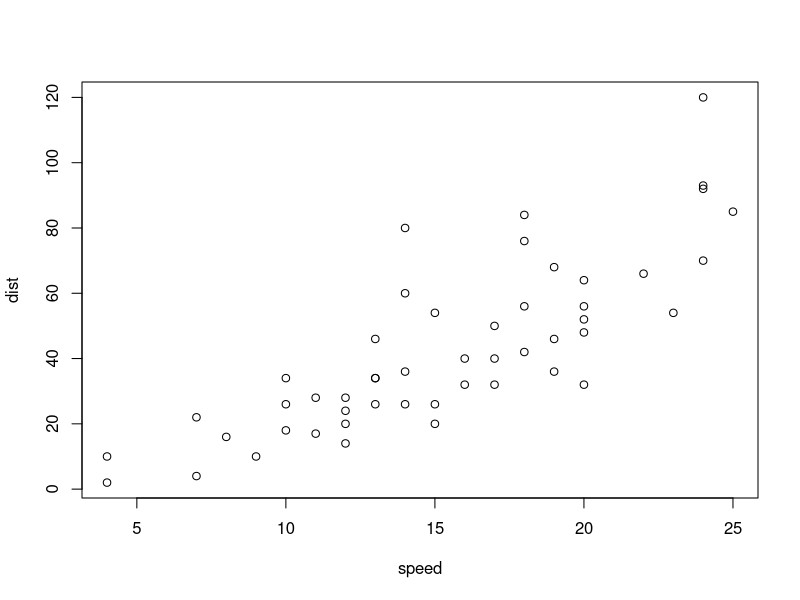
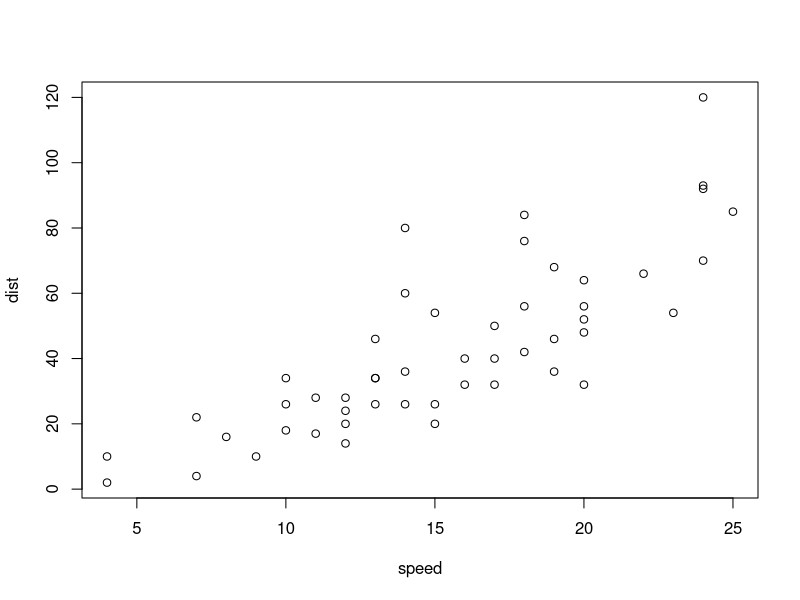
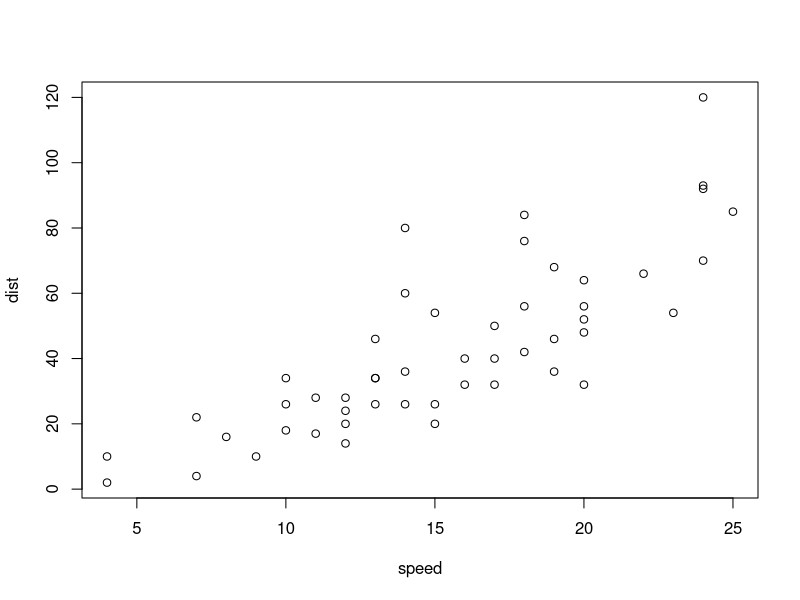
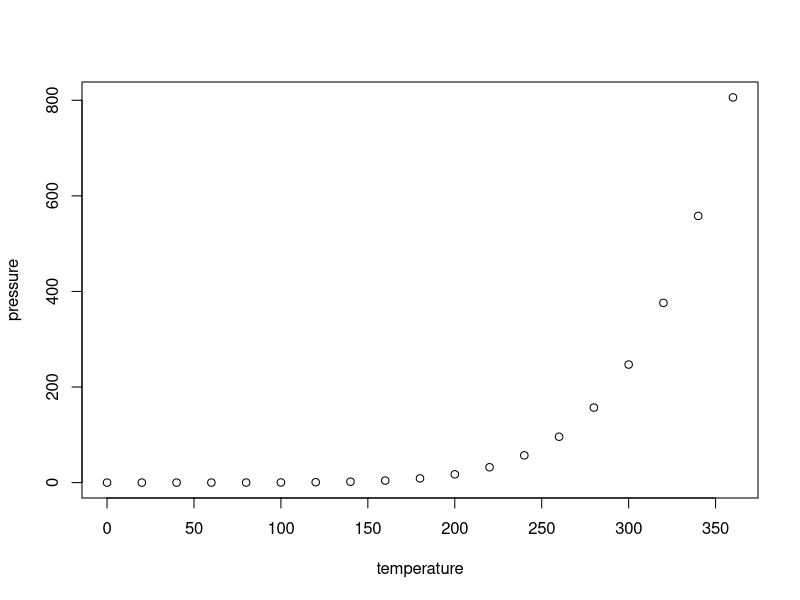

Write the R code that produced these figures, in order.
## ---- chunk 1
x <- 5      # Definiera en variabel x
y <- x + 5  # Det som skrivs på samma rad efter # är kommentarer, förresten
x <- 0      # Jag ändrar värdet på x. Men vad är nu värdet på y?

# Värdet på y kommer att visas om jag gör så här:
y
## ---- chunk 2
y
## ---- chunk 3
y
## ---- chunk 4
z <- 3  # Denna kod kommer inte synas, men jag kan ändå använda mig av z senare.
## ---- chunk 5
plot(cars)
## ---- chunk 6
plot(cars)
## ---- chunk 7
plot(cars)
plot(pressure)
## ---- chunk 8
min_tabell <- data.frame(Äpplen = c(3, 4), 
                         Päron = c(9, 5), 
                         Apelsiner = c(10, 20), 
                         Bananer = c(5, 2), 
                         Adress = c("Villovägen 13", "Återvändsgränd 5"))
# Vi lägger till namn i raden längst till vänster i tabellen:
rownames(min_tabell) <- c("Butik A", "Butik B")
## ---- chunk 9
min_tabell  # Gör att tabellen visas nedanför
## ---- chunk 10
knitr::kable(min_tabell, caption = "Tabell 1: Snyggare tabell med text.")
## ---- chunk 11
# Utan att sätta ett frövärde: skillnad
slump1 <- runif(4) # generera 4 likformigt fördelade slumptal
slump2 <- runif(4) # generera 4 ANDRA likformigt fördelade slumptal

# Sätter ett frövärde: ingen skillnad
set.seed(19880210) # Ger mitt födelsedatum som ett "frö".
ingen_slump1 <- runif(4) # generera 4 likformigt fördelade slumptal
ingen_slump2 <- runif(4) # generera 4 likformigt fördelade slumptal

set.seed(19880210) # Sätter samma frövärde på nytt
ingen_slump3 <- runif(4) # generera 4 likformigt fördelade slumptal
ingen_slump4 <- runif(4) # generera 4 likformigt fördelade slumptal

slump1
slump2

ingen_slump1
ingen_slump2
ingen_slump3
ingen_slump4
